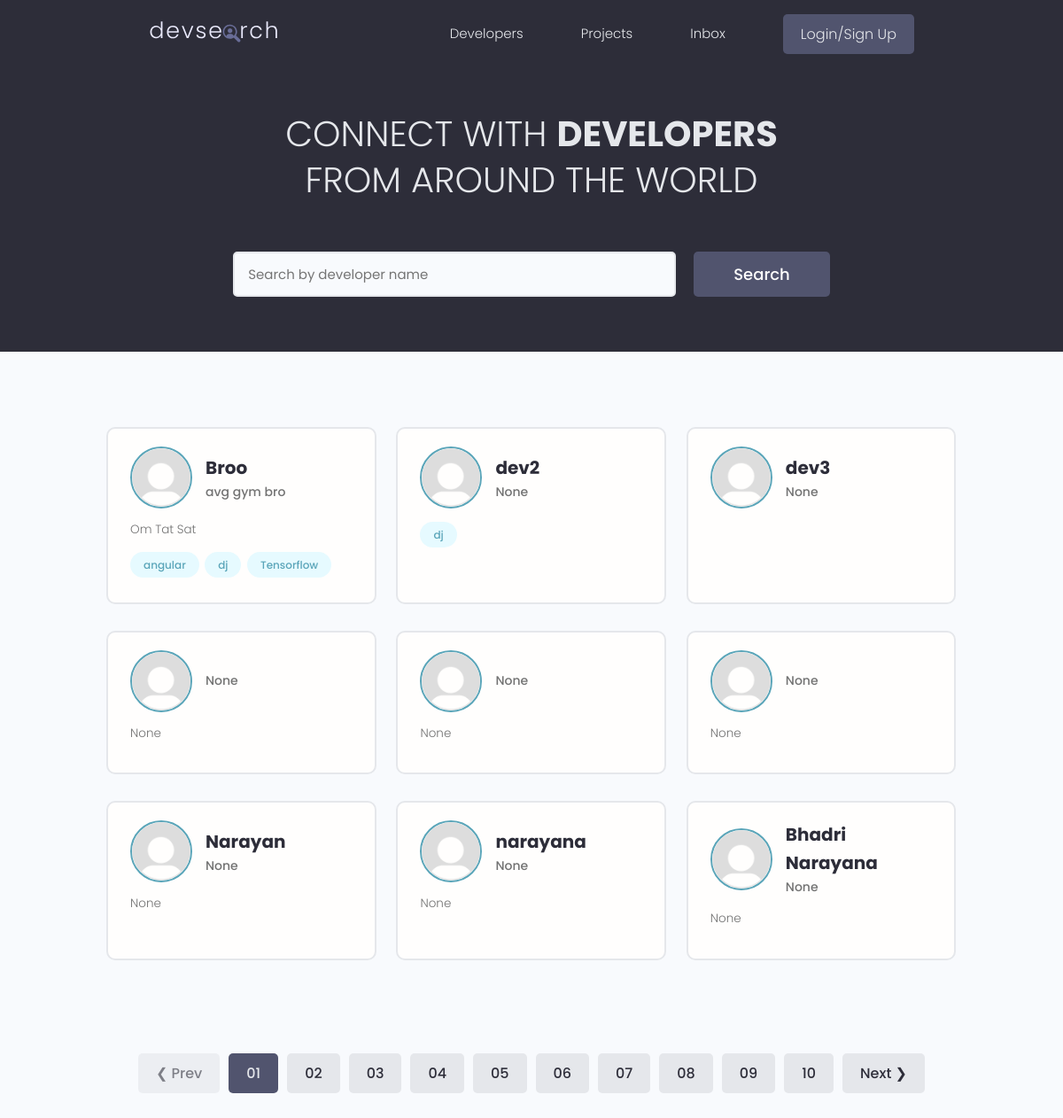
The app's page /, older data.
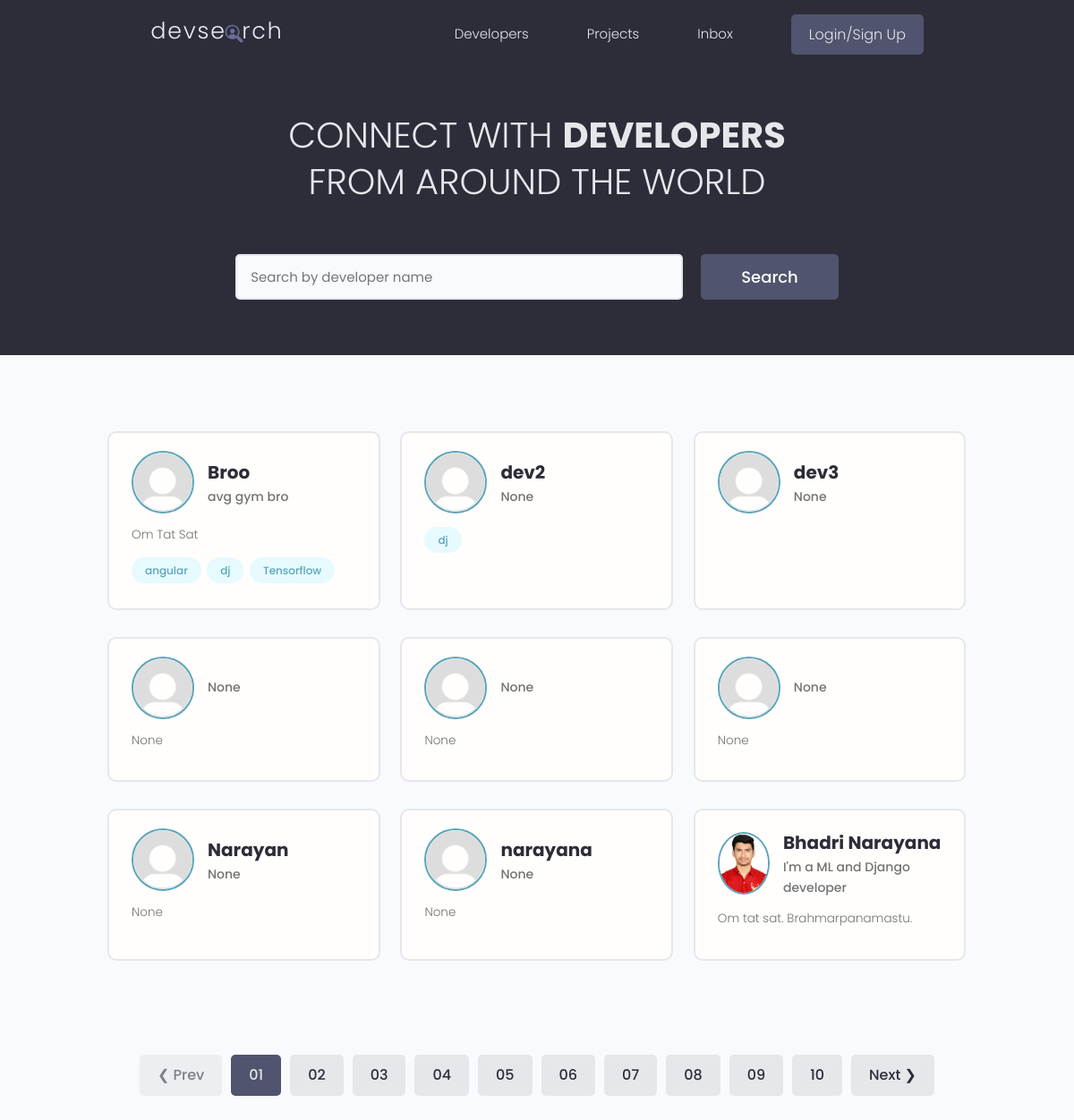
The same page, newer data.
### users/models.py (models this page shows, shortened)
class Profile(models.Model):
    user = models.OneToOneField(User, on_delete = models.CASCADE, null = True, blank = True)
    name = models.CharField(max_length = 200, blank = True, null = True)
    username = models.CharField(max_length=200, blank = True, null = True)
    location = models.CharField(max_length=200, blank = True, null = True)
    email = models.EmailField(max_length = 500, blank = True, null = True)
    short_intro = models.CharField(max_length = 200, blank = True, null = True)
    bio = models.TextField(blank = True, null = True)
    profile_image = models.ImageField(null = True, blank = True, upload_to = 'profiles/', default="profiles/default.png")
    social_github = models.CharField(max_length = 200, blank=True, null = True)
    social_twitter = models.CharField(max_length = 200, blank=True, null = True)
    social_linkedin = models.CharField(max_length = 200, blank=True, null = True)
    social_youtube = models.CharField(max_length = 200, blank=True, null = True)
    social_website = models.CharField(max_length = 200, blank=True, null = True)
    created = models.DateTimeField(auto_now_add=True)
    id = models.UUIDField(default = uuid.uuid4, primary_key=True, unique=True, editable=False)

### users/views.py (the view)
# urls.py: path('', views.profiles, name = 'profiles'),
def profiles(request):
    profiles = Profile.objects.all()
    return render(request, 'users/profiles.html', {'profiles':profiles})

### users/templates/users/profiles.html (shortened to what this page needs)
{% extends 'main.html' %}
{% block content %}
<main class="home">
    <section class="hero-section text-center">
      <div class="container container--narrow">
        <div class="hero-section__box">
          <h2>CONNECT WITH <span>DEVELOPERS</span></h2>
          <h2>FROM AROUND THE WORLD</h2>
        </div>
        <div class="hero-section__search">
          <form class="form" action="#" method="get">
            <div class="form__field">
              <input class="input input--text" id="formInput#search" type="text" name="text"
                placeholder="Search by developer name" />
            </div>
            <input class="btn btn--sub btn--lg" type="submit" value="Search" />
          </form>
        </div>
      </div>
    </section>
    <section class="devlist">
      <div class="container">
        <div class="grid grid--three">
            {% for profile in  profiles%}
          <div class="column card">
            <div class="dev">
              <a href="{% url 'profile' profile.id %}" class="card__body">
                <div class="dev__profile">
                  <img class="avatar avatar--md" src="{{profile.profile_image.url}}" alt="image" />
                  <div class="dev__meta">
                    <h3>{{profile.name}}</h3>
                    <h5>{{profile.short_intro|slice:"60"}}</h5>
                  </div>
                </div>
                <p class="dev__info">
                  {{profile.bio| slice:"150"}}
                </p>
                <div class="dev__skills">
                 {% for skill in  profile.skill_set.all|slice:"5"%}
                  <span class="tag tag--pill tag--main">
                    <small>{{skill.name}}</small>
                  </span>
                  {% endfor %}
                </div>
              </a>
            </div>
          </div>
          {% endfor %}
        </div>
      </div>
    </section>
    <div class="pagination">
      <ul class="container">
        <li><a href="#" class="btn btn--disabled">&#10094; Prev</a></li>
        <li><a href="#" class="btn btn--sub">01</a></li>
        <li><a href="#" class="btn">02</a></li>
        <li><a href="#" class="btn">03</a></li>
        <li><a href="#" class="btn">04</a></li>
        <li><a href="#" class="btn">05</a></li>
        <li><a href="#" class="btn">06</a></li>
        <li><a href="#" class="btn">07</a></li>
        <li><a href="#" class="btn">08</a></li>
        <li><a href="#" class="btn">09</a></li>
        <li><a href="#" class="btn">10</a></li>
        <li><a href="#" class="btn">Next &#10095;</a></li>
      </ul>
    </div>
  </main>
{% endblock content %}

Row changes from the older to the newer data that the page shows:
changed Profile "Bhadri Narayana": profile_image: picture added in place of a placeholder; short_intro "None" → "I'm a ML and Django developer"; bio "None" → "Om tat sat. Brahmarpanamastu."
